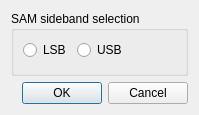
<?xml version="1.0" encoding="UTF-8"?>
<ui version="4.0">
 <class>AMDemodSSBDialog</class>
 <widget class="QDialog" name="AMDemodSSBDialog">
  <property name="geometry">
   <rect>
    <x>0</x>
    <y>0</y>
    <width>199</width>
    <height>115</height>
   </rect>
  </property>
  <property name="font">
   <font>
    <family>Liberation Sans</family>
    <pointsize>9</pointsize>
   </font>
  </property>
  <property name="windowTitle">
   <string>Dialog</string>
  </property>
  <layout class="QVBoxLayout" name="verticalLayout">
   <item>
    <widget class="QGroupBox" name="groupBox">
     <property name="title">
      <string>SAM sideband selection</string>
     </property>
     <layout class="QFormLayout" name="formLayout">
      <item row="1" column="0">
       <widget class="QRadioButton" name="lsb">
        <property name="text">
         <string>LSB</string>
        </property>
       </widget>
      </item>
      <item row="1" column="1">
       <widget class="QRadioButton" name="usb">
        <property name="text">
         <string>USB</string>
        </property>
       </widget>
      </item>
     </layout>
    </widget>
   </item>
   <item>
    <widget class="QDialogButtonBox" name="buttonBox">
     <property name="orientation">
      <enum>Qt::Horizontal</enum>
     </property>
     <property name="standardButtons">
      <set>QDialogButtonBox::Cancel|QDialogButtonBox::Ok</set>
     </property>
    </widget>
   </item>
  </layout>
 </widget>
 <tabstops>
  <tabstop>buttonBox</tabstop>
 </tabstops>
 <resources/>
 <connections>
  <connection>
   <sender>buttonBox</sender>
   <signal>accepted()</signal>
   <receiver>AMDemodSSBDialog</receiver>
   <slot>accept()</slot>
   <hints>
    <hint type="sourcelabel">
     <x>257</x>
     <y>194</y>
    </hint>
    <hint type="destinationlabel">
     <x>157</x>
     <y>203</y>
    </hint>
   </hints>
  </connection>
  <connection>
   <sender>buttonBox</sender>
   <signal>rejected()</signal>
   <receiver>AMDemodSSBDialog</receiver>
   <slot>reject()</slot>
   <hints>
    <hint type="sourcelabel">
     <x>314</x>
     <y>194</y>
    </hint>
    <hint type="destinationlabel">
     <x>286</x>
     <y>203</y>
    </hint>
   </hints>
  </connection>
 </connections>
</ui>
